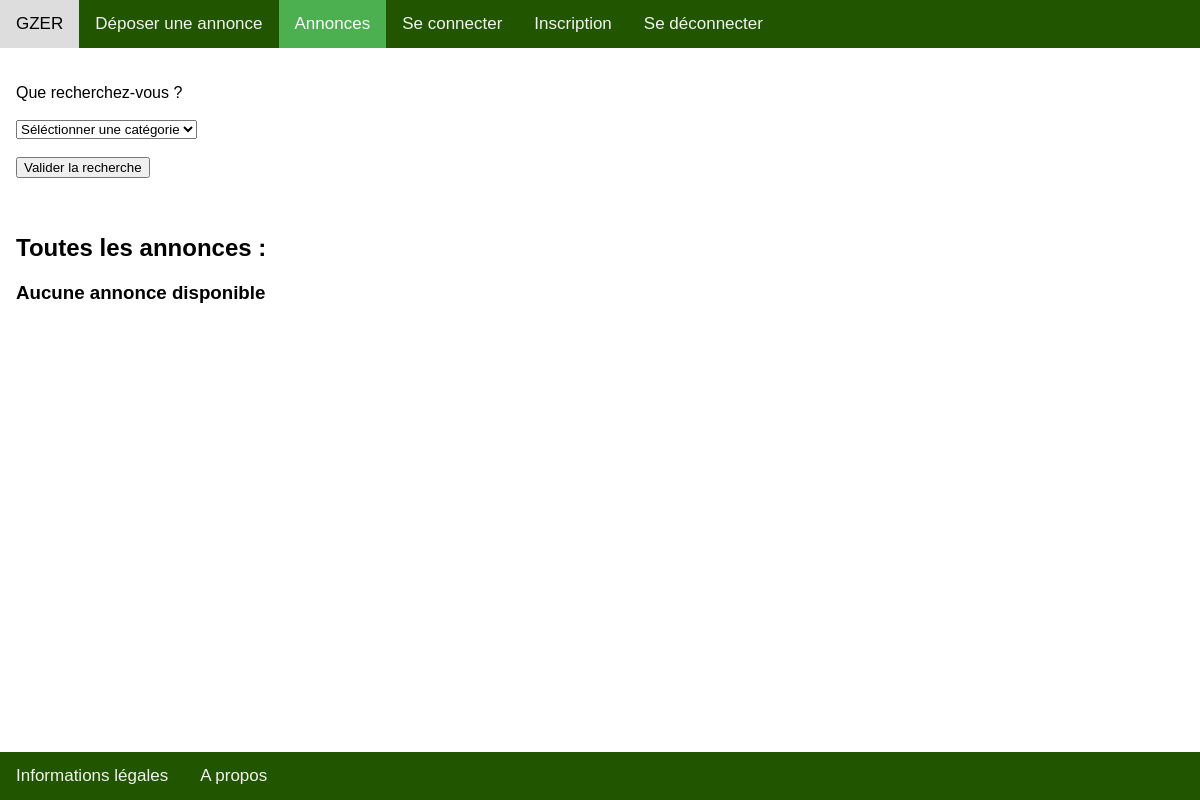
Before: /controler/annonces.ctrl.php with the older database file.
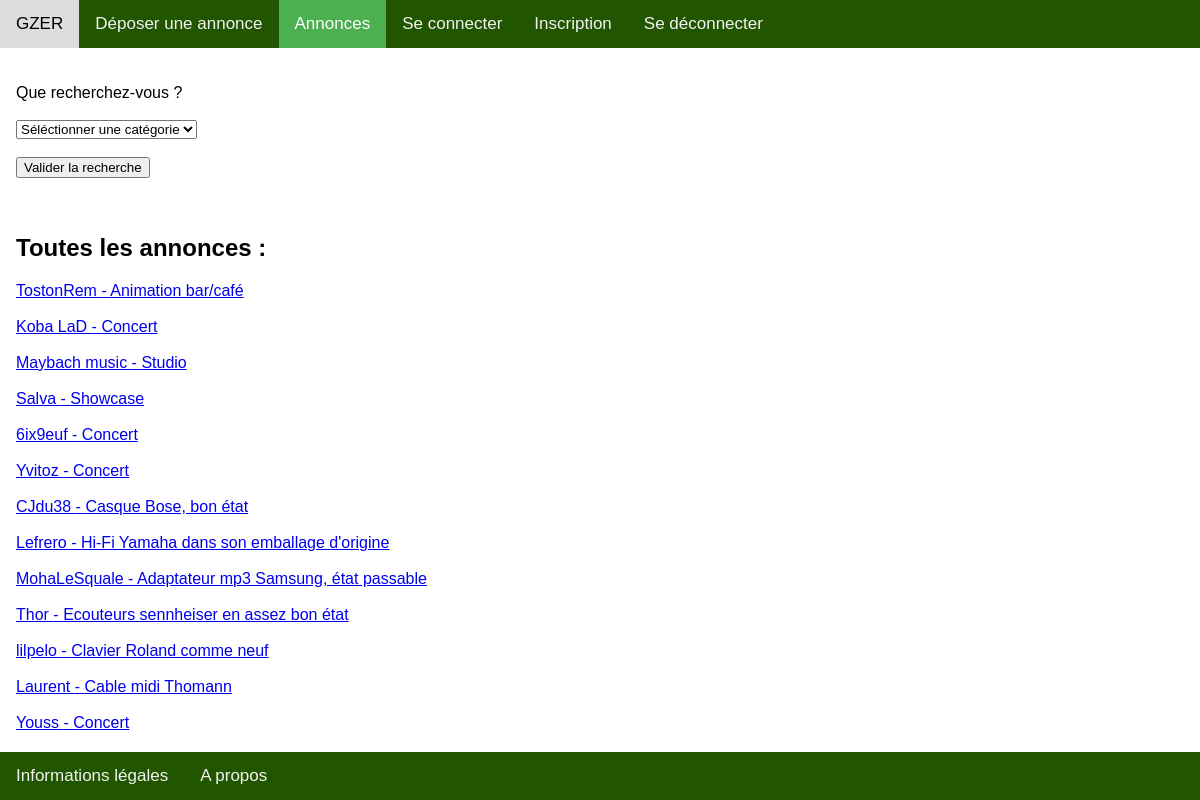
After: the same page with the newer database file.
### tables this page shows
CREATE TABLE annonces (
  numA INTEGER,
  titreA STRING,
  prixA INTEGER,
  localisationA STRING,
  auteurA STRING,
  dateA date,
  categorieA STRING,
  styleA STRING
);

### controler/annonces.ctrl.php (called while the page is built)
<?php
require_once('../model/Annonce.class.php');
require_once('../model/GzerDAO.class.php');
if (isset($_GET['categorie'])) {
  $categorie = $_GET['categorie'];
} else {
  $categorie = '';
}
if (isset($_GET['quartier'])) {
  $quartier = $_GET['quartier'];
} else {
  $quartier = '';
}
  if (isset($categorie) && $categorie != '') {
    $config = parse_ini_file('../config/config.ini');
    $DAO = new GzerDAO($config['database_path']);
    $annoncesCat = $DAO->getAnnoncesParCategorie($categorie);
  } else if (isset($style) && $style != ''){
    $config = parse_ini_file('../config/config.ini');
    $DAO = new GzerDAO($config['database_path']);
    $annoncesStyle = $DAO->getAnnoncesParStyle($style);
  } else if (isset($materiel) && $materiel != '') {
    $config = parse_ini_file('../config/config.ini');
    $DAO = new GzerDAO($config['database_path']);
    $annoncesCat = $DAO->getAnnoncesParCategorie($materiel);
  } else if (isset($quartier) && $quartier != '') {
    $config = parse_ini_file('../config/config.ini');
    $DAO = new GzerDAO($config['database_path']);
    $annoncesQuart = $DAO->getAnnoncesParQuartier($quartier);
  } else {
    $config = parse_ini_file('../config/config.ini');
    $DAO = new GzerDAO($config['database_path']);
    $annonces = $DAO->getAnnonces();
  }
include('../view/annonces.view.php');
?>

### model/GzerDAO.class.php (called while the page is built, shortened)
<?php
class GzerDAO {
  private $db;
  function __construct($path) {
    $database = 'sqlite:'.$path.'/gzer.db';
    try {
      $this->db = new PDO($database);
    }
    catch (PDOException $e){
      die("erreur de connexion:".$e->getMessage());
    }
  }
  public function getDb(){
    return $this->db;
  }
  public function getAnnonces():array{
    $req = "SELECT * FROM annonces";
    $st = $this->getDb()->query($req);
    $result=$st->fetchAll(PDO::FETCH_CLASS, 'Annonce');
    return $result;
  }
}
?>

### model/Annonce.class.php (called while the page is built, shortened)
<?php
class Annonce {
  private $numA;
  private $titreA;
  private $auteurA;
  public function getNumA() {
    return $this->numA;
  }
  public function getTitreA() {
    return $this->titreA;
  }
  public function getAuteurA() {
    return $this->auteurA;
  }
}
?>

### view/annonces.view.php (the view, shortened to what this page needs)
<!DOCTYPE html>
<html lang="en" dir="ltr">
<head>
  <link rel="stylesheet" href="../view/css/deposer_annonce.view.styles.css" />
</head>
<body>
  <div class="topnav">
    <a href="../controler/main.ctrl.php">GZER</a>
    <a href="../controler/deposer_annonce.ctrl.php">Déposer une annonce</a>
    <a class="active" href="../controler/annonces.ctrl.php">Annonces</a>
    <a href="../controler/seconnecter.ctrl.php">Se connecter</a>
    <a href="../controler/inscription.ctrl.php">Inscription</a>
    <a href="../controler/deconnexion.ctrl.php">Se déconnecter</a>
  </div>
  <div class="navbar">
    <a href="../view/infos.view.php">Informations légales</a>
    <a href="../view/a_propos.view.php">A propos</a>
  </div>
  <div id=container style="padding-left:16px">
    <br><br>
    Que recherchez-vous ?
    <br><br>
    <form action="annonces.ctrl.php">
      <select id="categorie" name="categorie">
        <option value="" selected>Séléctionner une catégorie</option>
      </select>
      <br><br>
      <input type="submit" value="Valider la recherche">
    </form>
    <br><br>
    <h2>Toutes les annonces : <?= $categorie ?>  <?= $quartier ?></h2>
    <?php if(isset($annonces)) {foreach ($annonces as $annonce) { ?>
      <a href="../controler/annonce.ctrl.php?numA=<?= $annonce->getNumA() ?>"><?= $annonce->getAuteurA() ?> - <?= $annonce->getTitreA() ?></a>
      <br><br>
    <?php } } ?>
    <?php if((!isset($annonces) || count($annonces) == 0) && (!isset($annoncesQuart) || count($annoncesQuart) == 0) && (!isset($annoncesCat) || count($annoncesCat) == 0) && (!isset($annoncesStyle) || count($annoncesStyle) == 0)) { ?>
      <h3>Aucune annonce disponible</h3>
    <?php } ?>
  </div>
  </body>
  </html>

### view/css/deposer_annonce.view.styles.css (style rules this page uses)
body { margin: 0; font-family: Arial, Helvetica, sans-serif; }
.topnav { overflow: hidden; background-color: #250; }
.topnav a { float: left; color: #f2f2f2; text-align: center; padding: 14px 16px; text-decoration: none; font-size: 17px; }
.topnav a.active { background-color: #4CAF50; color: white; }
.navbar { overflow: hidden; background-color: #250; position: fixed; bottom: 0; width: 100%; }
.navbar a { float: left; display: block; color: #f2f2f2; text-align: center; padding: 14px 16px; text-decoration: none; font-size: 17px; }
#container { overflow:auto; }

Changed rows visible on the page:
added annonces: auteurA "TostonRem", titreA "Animation bar/café"
added annonces: auteurA "Koba LaD", titreA "Concert"
added annonces: auteurA "Maybach music", titreA "Studio"
added annonces: auteurA "Salva", titreA "Showcase"
added annonces: auteurA "6ix9euf", titreA "Concert"
added annonces: auteurA "Yvitoz", titreA "Concert"
added annonces: auteurA "CJdu38", titreA "Casque Bose, bon état"
added annonces: auteurA "Lefrero", titreA "Hi-Fi Yamaha dans son emballage d'origine"
added annonces: auteurA "MohaLeSquale", titreA "Adaptateur mp3 Samsung, état passable"
added annonces: auteurA "Thor", titreA "Ecouteurs sennheiser en assez bon état"
added annonces: auteurA "lilpelo", titreA "Clavier Roland comme neuf"
added annonces: auteurA "Laurent", titreA "Cable midi Thomann"
added annonces: auteurA "Youss", titreA "Concert"
Other visible differences:
text no longer shown: "Aucune annonce disponible"
